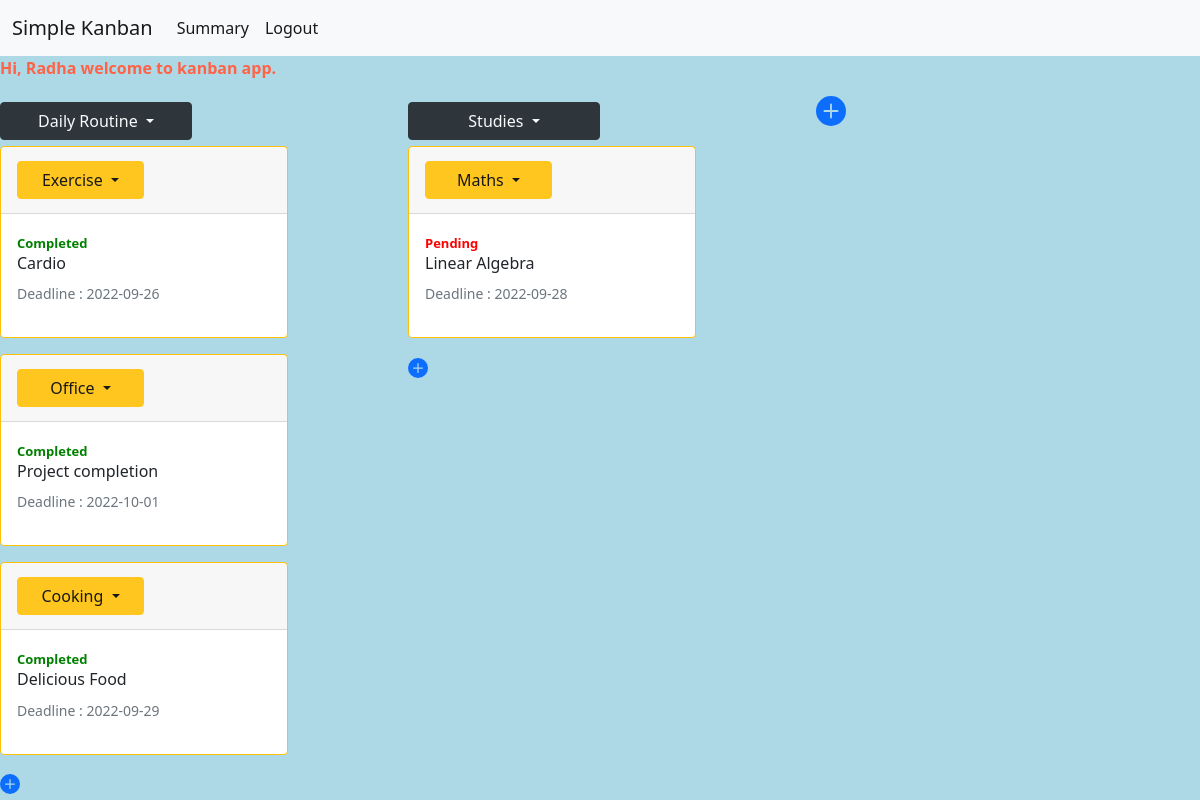
The page /index/2 on the database its author committed.
### models.py (models this page shows)
class User(db.Model):
    __tablename__  = 'user'
    uid = db.Column(db.Integer, primary_key=True, autoincrement=True)
    user_name = db.Column(db.String, unique=True, nullable=False)
    name = db.Column(db.String, nullable=False)
    password = db.Column(db.String, nullable=False)
    rel_list = db.relationship("List")

class List(db.Model):
    __tablename__ = 'list'
    lid = db.Column(db.Integer, primary_key=True, autoincrement=True)
    list_name = db.Column(db.String, nullable=False)
    description = db.Column(db.String(80), nullable=False)
    user_id = db.Column(db.Integer,db.ForeignKey("user.uid"), nullable=False)
    cards = db.relationship("Card",cascade="all, delete")

class Card(db.Model):
    __tablename__ = 'card'
    cid = db.Column(db.Integer, primary_key=True, autoincrement=True)
    card_title =  db.Column(db.String , nullable = False)
    content = db.Column(db.String(120),  nullable=False)
    deadline = db.Column(db.String, server_default=func.now())
    flag = db.Column(db.String)
    list_id = db.Column(db.Integer, db.ForeignKey("list.lid"), nullable=False)
    last_change=db.Column(db.String, onupdate=datetime.datetime.now())
    card_created=db.Column(db.String, server_default=func.now())

### app.py (the view)
@app.route("/index/<int:uid>")
def index(uid):
	lists = List.query.filter_by(user_id = uid).all()
	user = User.query.filter_by(uid=uid).first()
	d={}
	for each in lists:
		d[each.list_name]= []
		cards=Card.query.filter_by(list_id=each.lid).all()
		for c in cards:
			d[each.list_name].append({"cid":c.cid,"card_title":c.card_title,"content":c.content,"deadline":c.deadline,"flag":c.flag})
	return render_template('index.html', get_cards = d,uid = uid,name = user.name)

### templates/index.html (shortened to what this page needs)
{% extends "layout.html" %} {% block title %}dashboard{% endblock %} {% block head %} {{ super() }}
{% endblock %}
{% block content1 %}
<nav class="navbar navbar-expand-lg navbar-light bg-light">
            <div class="container-fluid">
              <a class="navbar-brand">Simple Kanban</a>
              <div class="collapse navbar-collapse" id="navbarNavAltMarkup">
                <div class="navbar-nav">
                  <a class="nav-link active" aria-current="page" href="/summary/{{uid}}">Summary</a>
                  <ul class="nav justify-content-end">
  <li class="nav-item">
    <a class="nav-link active" aria-current="page" href="/login">Logout</a>
  </li></ul>
                </div>
              </div>
            </div>
          </nav>
{% block content %}
<p><b style="color:tomato">Hi, {{name}} welcome to kanban app.</b></p>
<div class="row row-cols-1 row-cols-md-3 g-4">
{% for key in get_cards.keys() %}
    <div class="card-deck">
	<div class="dropdown">
	  <button class="btn btn-dark dropdown-toggle" type="button" id="dropdownMenuButton1" data-bs-toggle="dropdown" aria-expanded= "true" >
		{{key}}
	  </button>
	</div>
        {% for val in get_cards[key] %}
	<div class="card border-warning mb-3" style="max-width: 18rem;">
	  	<div class="card-header">
	  	   <div class="dropdown">
                	<button class="btn btn-warning dropdown-toggle" type="button"  data-bs-toggle="dropdown" aria-expanded="true" style="--bs-btn-padding-x: 5rem;">
                    	{{val['card_title']}}
                	</button>
            	    </div>
           	 </div>
  		<div class="card-body">
  		{% if val['flag'] == 'off' %}
                <span style="font-size: small; font-weight: 600; color: red;">Pending</span>
                 {% else %}
                <span style="line-height: 0.01em; font-size: small; font-weight: 600; color: green;">Completed</span>
                {% endif %}
		    <h6 class="card-title">{{val['content']}}</h6>
		    <p class="row_class"><small class="text-muted">Deadline : {{val['deadline']}}</small></p>
  		</div>
	</div>
         {% endfor %}
    <a href="/{{uid}}/{{key}}/newcard">
    <svg xmlns="http://www.w3.org/2000/svg" width="20" height="20" fill="currentColor" class="bi bi-plus-circle-fill" viewBox="0 0 16 16">
  <path d="M16 8A8 8 0 1 1 0 8a8 8 0 0 1 16 0zM8.5 4.5a.5.5 0 0 0-1 0v3h-3a.5.5 0 0 0 0 1h3v3a.5.5 0 0 0 1 0v-3h3a.5.5 0 0 0 0-1h-3v-3z"/>
</svg></a>
  </div>
 {% endfor %}
  <a href="/{{uid}}/create_list">
    <svg xmlns="http://www.w3.org/2000/svg" width="30" height="30" fill="currentColor" class="bi bi-plus-circle-fill" viewBox="0 0 16 16">
  <path d="M16 8A8 8 0 1 1 0 8a8 8 0 0 1 16 0zM8.5 4.5a.5.5 0 0 0-1 0v3h-3a.5.5 0 0 0 0 1h3v3a.5.5 0 0 0 1 0v-3h3a.5.5 0 0 0 0-1h-3v-3z"/>
</svg> </a>
</div>
{% endblock %}{% endblock %}

### static/style.css (style rules this page uses)
button { background-color: #04AA6D; color: white; padding: 5px 7px; margin: 6px 0; border: none; cursor: pointer; width: 50%; opacity: 0.9; }

### rows shown on the page
User: name "Radha"
List: list_name "Daily Routine"
Card: card_title "Exercise", flag "Completed", content "Cardio", deadline "2022-09-26"
Card: card_title "Office", flag "Completed", content "Project completion", deadline "2022-10-01"
Card: card_title "Cooking", flag "Completed", content "Delicious Food", deadline "2022-09-29"
List: list_name "Studies"
Card: card_title "Maths", flag "Pending", content "Linear Algebra", deadline "2022-09-28"
